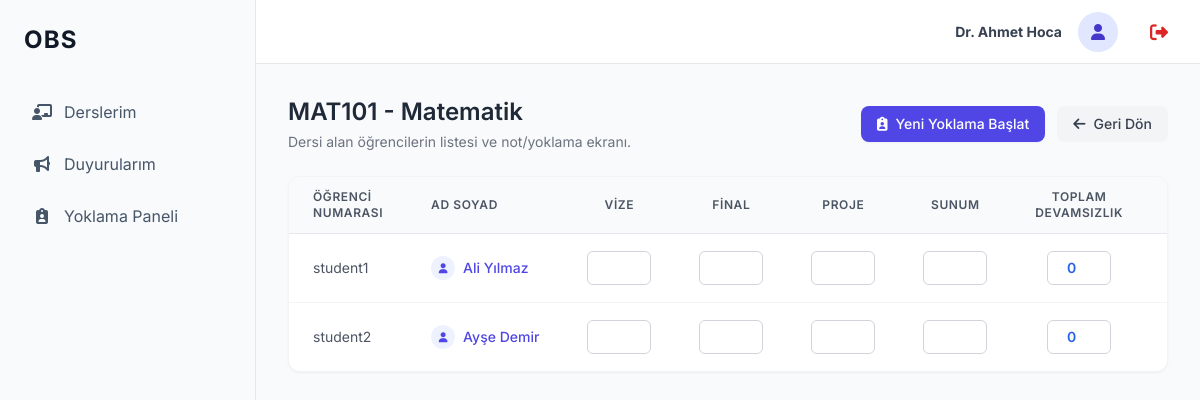
Screenshot of /academician_course/1 (signed in) with the database file from the repository.
### models.py (models this page shows)
class User(db.Model, UserMixin):
    __tablename__ = 'user'
    id = db.Column(db.Integer, primary_key=True)
    username = db.Column(db.String(50), unique=True, nullable=False)
    password_hash = db.Column(db.String(255), nullable=False)
    role = db.Column(db.String(20), nullable=False) # 'admin', 'academician', 'student'
    name = db.Column(db.String(100), nullable=False)
    courses_taught = db.relationship('Course', backref='academician', lazy=True)
    enrollments = db.relationship('Enrollment', backref='student', lazy=True)

class Course(db.Model):
    __tablename__ = 'course'
    id = db.Column(db.Integer, primary_key=True)
    name = db.Column(db.String(100), nullable=False)
    code = db.Column(db.String(20), unique=True, nullable=False)
    academician_id = db.Column(db.Integer, db.ForeignKey('user.id'), nullable=True)
    max_absenteeism = db.Column(db.Integer, default=20, nullable=False)
    enrollments = db.relationship('Enrollment', backref='course', lazy=True)

class Enrollment(db.Model):
    __tablename__ = 'enrollment'
    id = db.Column(db.Integer, primary_key=True)
    student_id = db.Column(db.Integer, db.ForeignKey('user.id'), nullable=False)
    course_id = db.Column(db.Integer, db.ForeignKey('course.id'), nullable=False)
    midterm_grade = db.Column(db.Float, nullable=True)
    final_grade = db.Column(db.Float, nullable=True)
    project_grade = db.Column(db.Float, nullable=True)
    presentation_grade = db.Column(db.Float, nullable=True)
    absenteeism = db.Column(db.Integer, default=0)
    __table_args__ = (db.UniqueConstraint('student_id', 'course_id', name='_student_course_uc'),)

### app.py (the view)
@app.route('/academician_course/<int:course_id>')
@login_required
def academician_course(course_id):
    if current_user.role != 'academician':
        return "Yetkisiz Erişim", 403
    course = Course.query.get_or_404(course_id)
    if course.academician_id != current_user.id:
        return "Bu derse erişim yetkiniz yok.", 403
    enrollments = Enrollment.query.filter_by(course_id=course.id).all()
    return render_template('academician_course.html', course=course, enrollments=enrollments)

### app.py (called while the page is built)
@login_manager.user_loader
def load_user(user_id):
    return User.query.get(int(user_id))

### templates/academician_course.html (shortened to what this page needs)
{% extends 'base.html' %}
{% block content %}
<div class="mb-6 flex justify-between items-center">
    <div>
        <h2 class="text-2xl font-semibold text-gray-800">{{ course.code }} - {{ course.name }}</h2>
        <p class="text-sm text-gray-500 mt-1">Dersi alan öğrencilerin listesi ve not/yoklama ekranı.</p>
    </div>
    <div class="flex gap-3">
        <button onclick="document.getElementById('attendance-section').classList.toggle('hidden')" class="bg-indigo-600 text-white px-4 py-2 rounded-lg text-sm font-medium hover:bg-indigo-700 transition duration-200 ease-in-out shadow-sm hover:shadow-md flex items-center gap-2">
            <i class="fa-solid fa-clipboard-user"></i> Yeni Yoklama Başlat
        </button>
        <a href="{{ url_for('academician_dashboard') }}" class="bg-gray-100 text-gray-700 px-4 py-2 rounded-lg font-medium text-sm hover:bg-gray-200 transition duration-200 ease-in-out flex items-center gap-2">
            <i class="fa-solid fa-arrow-left"></i> Geri Dön
        </a>
    </div>
</div>
<div class="bg-white shadow-sm hover:shadow-md transition duration-200 ease-in-out border border-gray-100 rounded-xl overflow-hidden">
    <div class="overflow-x-auto">
        <table class="w-full text-left border-collapse">
            <thead class="bg-gray-50 border-b border-gray-200">
                <tr>
                    <th class="px-6 py-3 text-xs font-semibold text-gray-600 uppercase tracking-wider">Öğrenci Numarası</th>
                    <th class="px-6 py-3 text-xs font-semibold text-gray-600 uppercase tracking-wider">Ad Soyad</th>
                    <th class="px-6 py-3 text-center text-xs font-semibold text-gray-600 uppercase tracking-wider">Vize</th>
                    <th class="px-6 py-3 text-center text-xs font-semibold text-gray-600 uppercase tracking-wider">Final</th>
                    <th class="px-6 py-3 text-center text-xs font-semibold text-gray-600 uppercase tracking-wider">Proje</th>
                    <th class="px-6 py-3 text-center text-xs font-semibold text-gray-600 uppercase tracking-wider">Sunum</th>
                    <th class="px-6 py-3 text-center text-xs font-semibold text-gray-600 uppercase tracking-wider">Toplam Devamsızlık</th>
                    <th class="px-6 py-3 text-right text-xs font-semibold text-gray-600 uppercase tracking-wider">İşlem</th>
                </tr>
            </thead>
            <tbody class="divide-y divide-gray-100 bg-white">
                {% for enrollment in enrollments %}
                <tr class="hover:bg-gray-50 transition duration-150">
                    <form method="POST" action="{{ url_for('update_grade', enrollment_id=enrollment.id) }}">
                        <td class="px-6 py-4 whitespace-nowrap text-sm text-gray-600">{{ enrollment.student.username }}</td>
                        <td class="px-6 py-4 whitespace-nowrap text-sm font-medium">
                            <a href="{{ url_for('student_detail', student_id=enrollment.student.id) }}" class="text-indigo-600 hover:text-indigo-800 flex items-center gap-2 transition">
                                <div class="w-6 h-6 rounded-full bg-indigo-50 flex items-center justify-center text-[10px] text-indigo-600"><i class="fa-solid fa-user"></i></div>
                                {{ enrollment.student.name }}
                            </a>
                        </td>
                        <td class="px-6 py-4 whitespace-nowrap text-sm text-center">
                            <input type="number" step="0.1" name="midterm" value="{{ enrollment.midterm_grade or '' }}" class="w-16 border border-gray-300 rounded-md text-center py-1.5 focus:outline-none focus:ring-1 focus:ring-indigo-500 transition">
                        </td>
                        <td class="px-6 py-4 whitespace-nowrap text-sm text-center">
                            <input type="number" step="0.1" name="final" value="{{ enrollment.final_grade or '' }}" class="w-16 border border-gray-300 rounded-md text-center py-1.5 focus:outline-none focus:ring-1 focus:ring-indigo-500 transition">
                        </td>
                        <td class="px-6 py-4 whitespace-nowrap text-sm text-center">
                            <input type="number" step="0.1" name="project" value="{{ enrollment.project_grade or '' }}" class="w-16 border border-gray-300 rounded-md text-center py-1.5 focus:outline-none focus:ring-1 focus:ring-indigo-500 transition">
                        </td>
                        <td class="px-6 py-4 whitespace-nowrap text-sm text-center">
                            <input type="number" step="0.1" name="presentation" value="{{ enrollment.presentation_grade or '' }}" class="w-16 border border-gray-300 rounded-md text-center py-1.5 focus:outline-none focus:ring-1 focus:ring-indigo-500 transition">
                        </td>
                        <td class="px-6 py-4 whitespace-nowrap text-sm text-center">
                            <input type="number" name="absenteeism" value="{{ enrollment.absenteeism or '0' }}" class="w-16 border border-gray-300 rounded-md text-center py-1.5 focus:outline-none focus:ring-1 focus:ring-blue-500 font-semibold text-blue-600 transition">
                        </td>
                        <td class="px-6 py-4 whitespace-nowrap text-right text-sm font-medium">
                        </td>
                    </form>
                </tr>
                {% else %}
                <tr>
                    <td colspan="8" class="px-6 py-8 text-center text-sm text-gray-500 border border-dashed border-gray-300 rounded-lg m-4 block">
                        Bu derse kayıtlı öğrenci bulunmamaktadır.
                    </td>
                </tr>
                {% endfor %}
            </tbody>
        </table>
    </div>
</div>
{% endblock %}

### templates/base.html (shortened to what this page needs)
<!DOCTYPE html>
<html lang="tr">
<head>
    <script src="https://cdn.tailwindcss.com"></script>
    <link rel="stylesheet" href="https://cdnjs.cloudflare.com/ajax/libs/font-awesome/6.4.0/css/all.min.css">
</head>
<body class="text-gray-800 min-h-screen flex">
    {% if current_user.is_authenticated %}
    <aside class="sidebar w-64 flex-shrink-0 hidden md:flex flex-col min-h-screen">
        <div class="p-6">
            <h1 class="text-2xl font-bold text-gray-900 tracking-wider">OBS</h1>
        </div>
        <nav class="flex-1 px-4 py-2 space-y-1">
            {% if current_user.role == 'student' %}
                <a href="{{ url_for('student_dashboard') }}" class="menu-item {% if request.endpoint == 'student_dashboard' %}active-menu{% endif %}">
                    <i class="fa-solid fa-book w-5 text-center"></i> Derslerim
                </a>
            {% elif current_user.role == 'academician' %}
                <a href="{{ url_for('academician_dashboard') }}" class="menu-item {% if request.endpoint == 'academician_dashboard' %}active-menu{% endif %}">
                    <i class="fa-solid fa-chalkboard-user w-5 text-center"></i> Derslerim
                </a>
                <a href="{{ url_for('academician_announcements') }}" class="menu-item {% if request.endpoint == 'academician_announcements' %}active-menu{% endif %}">
                    <i class="fa-solid fa-bullhorn w-5 text-center"></i> Duyurularım
                </a>
                <a href="{{ url_for('academician_attendance') }}" class="menu-item {% if request.endpoint == 'academician_attendance' %}active-menu{% endif %}">
                    <i class="fa-solid fa-clipboard-user w-5 text-center"></i> Yoklama Paneli
                </a>
            {% elif current_user.role == 'admin' %}
                <a href="{{ url_for('admin_users') }}" class="menu-item {% if request.endpoint == 'admin_users' %}active-menu{% endif %}">
                    <i class="fa-solid fa-users-gear w-5 text-center"></i> Sistem & Kullanıcılar
                </a>
            {% endif %}
        </nav>
    </aside>
    <div class="flex-1 flex flex-col min-h-screen overflow-hidden">
        <header class="bg-white border-b border-gray-200 h-16 flex items-center justify-between px-6 lg:px-8">
            <div class="flex items-center gap-4">
                <div class="text-sm font-semibold text-gray-700 text-right">
                    <div class="font-bold">{{ current_user.name }}</div>
                </div>
                <div class="h-10 w-10 rounded-full bg-indigo-100 flex items-center justify-center text-indigo-700 font-bold overflow-hidden">
                    <i class="fa-solid fa-user"></i>
                </div>
                <a href="{{ url_for('logout') }}" class="ml-4 text-sm text-red-600 hover:text-red-800 font-medium transition" title="Çıkış Yap">
                    <i class="fa-solid fa-right-from-bracket text-lg"></i>
                </a>
            </div>
        </header>
        <main class="flex-1 overflow-y-auto bg-gray-50 p-6 lg:p-8">
            <div class="max-w-7xl mx-auto">
                {% block content %}{% endblock %}
            </div>
        </main>
    </div>
    {% endif %}
</body>
</html>

### templates/base.html (style rules this page uses)
body { font-family: 'Inter', sans-serif; background-color: #f3f4f6; }
.sidebar { background-color: #f8fafc; border-right: 1px solid #e5e7eb; }
.menu-item { color: #475569; padding: 0.75rem 1rem; border-radius: 0.5rem; margin-bottom: 0.25rem; display: flex; align-items: center; gap: 0.75rem; transition: background-color 0.2s; }

### rows the page displays
User: name "Dr. Ahmet Hoca"
Course: code "MAT101", name "Matematik"
Enrollment: student.username "student1", student.name "Ali Yılmaz", absenteeism "0"
Enrollment: student.username "student2", student.name "Ayşe Demir", absenteeism "0"
